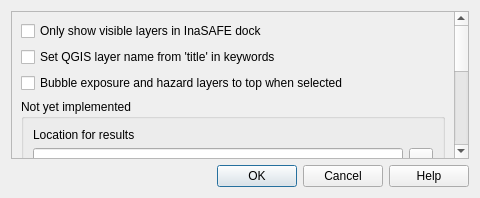
<?xml version="1.0" encoding="UTF-8"?>
<ui version="4.0">
 <class>ISOptionsDialogBase</class>
 <widget class="QDialog" name="ISOptionsDialogBase">
  <property name="geometry">
   <rect>
    <x>0</x>
    <y>0</y>
    <width>480</width>
    <height>198</height>
   </rect>
  </property>
  <property name="windowTitle">
   <string>InaSAFE - Options</string>
  </property>
  <property name="windowIcon">
   <iconset resource="resources.qrc">
    <normaloff>:/plugins/inasafe/icon.png</normaloff>:/plugins/inasafe/icon.png</iconset>
  </property>
  <layout class="QGridLayout" name="gridLayout">
   <item row="2" column="0">
    <widget class="QDialogButtonBox" name="buttonBox">
     <property name="orientation">
      <enum>Qt::Horizontal</enum>
     </property>
     <property name="standardButtons">
      <set>QDialogButtonBox::Cancel|QDialogButtonBox::Help|QDialogButtonBox::Ok</set>
     </property>
    </widget>
   </item>
   <item row="1" column="0">
    <widget class="QScrollArea" name="scrollArea">
     <property name="widgetResizable">
      <bool>true</bool>
     </property>
     <widget class="QWidget" name="scrollAreaWidgetContents">
      <property name="geometry">
       <rect>
        <x>0</x>
        <y>-8</y>
        <width>442</width>
        <height>433</height>
       </rect>
      </property>
      <layout class="QGridLayout" name="gridLayout_2">
       <item row="2" column="0">
        <widget class="QCheckBox" name="cbxSetLayerNameFromTitle">
         <property name="enabled">
          <bool>true</bool>
         </property>
         <property name="text">
          <string>Set QGIS layer name from 'title' in keywords</string>
         </property>
        </widget>
       </item>
       <item row="6" column="0">
        <spacer name="verticalSpacer">
         <property name="orientation">
          <enum>Qt::Vertical</enum>
         </property>
         <property name="sizeHint" stdset="0">
          <size>
           <width>20</width>
           <height>40</height>
          </size>
         </property>
        </spacer>
       </item>
       <item row="1" column="0">
        <widget class="QCheckBox" name="cbxVisibleLayersOnly">
         <property name="text">
          <string>Only show visible layers in InaSAFE dock</string>
         </property>
        </widget>
       </item>
       <item row="5" column="0">
        <widget class="QCheckBox" name="cbxUseThread">
         <property name="text">
          <string>Run analysis in a separate thread (experimental)</string>
         </property>
        </widget>
       </item>
       <item row="4" column="0">
        <widget class="QGroupBox" name="grpNotImplemented">
         <property name="title">
          <string>Not yet implemented</string>
         </property>
         <layout class="QGridLayout" name="gridLayout_3">
          <item row="1" column="0">
           <widget class="QLabel" name="label">
            <property name="enabled">
             <bool>true</bool>
            </property>
            <property name="text">
             <string>Location for results</string>
            </property>
           </widget>
          </item>
          <item row="2" column="0">
           <layout class="QHBoxLayout" name="horizontalLayout_2">
            <item>
             <widget class="QLineEdit" name="lineEdit">
              <property name="enabled">
               <bool>true</bool>
              </property>
             </widget>
            </item>
            <item>
             <widget class="QToolButton" name="toolButton">
              <property name="enabled">
               <bool>true</bool>
              </property>
              <property name="text">
               <string>...</string>
              </property>
             </widget>
            </item>
           </layout>
          </item>
          <item row="3" column="0">
           <widget class="QLabel" name="label_2">
            <property name="enabled">
             <bool>true</bool>
            </property>
            <property name="text">
             <string>Report template</string>
            </property>
           </widget>
          </item>
          <item row="4" column="0">
           <layout class="QHBoxLayout" name="horizontalLayout">
            <item>
             <widget class="QLineEdit" name="lineEdit_2">
              <property name="enabled">
               <bool>true</bool>
              </property>
             </widget>
            </item>
            <item>
             <widget class="QToolButton" name="toolButton_2">
              <property name="enabled">
               <bool>true</bool>
              </property>
              <property name="text">
               <string>...</string>
              </property>
             </widget>
            </item>
           </layout>
          </item>
          <item row="5" column="0">
           <widget class="QLabel" name="label_3">
            <property name="enabled">
             <bool>true</bool>
            </property>
            <property name="text">
             <string>Logo for maps (must be x x y) </string>
            </property>
           </widget>
          </item>
          <item row="6" column="0">
           <layout class="QHBoxLayout" name="horizontalLayout_3">
            <item>
             <widget class="QLineEdit" name="lineEdit_3">
              <property name="enabled">
               <bool>true</bool>
              </property>
             </widget>
            </item>
            <item>
             <widget class="QToolButton" name="toolButton_3">
              <property name="enabled">
               <bool>true</bool>
              </property>
              <property name="text">
               <string>...</string>
              </property>
             </widget>
            </item>
           </layout>
          </item>
          <item row="7" column="0">
           <widget class="QLabel" name="label_4">
            <property name="enabled">
             <bool>true</bool>
            </property>
            <property name="text">
             <string>Organisation name (for maps, reports etc.)</string>
            </property>
           </widget>
          </item>
          <item row="8" column="0">
           <layout class="QHBoxLayout" name="horizontalLayout_4">
            <item>
             <widget class="QLineEdit" name="lineEdit_4">
              <property name="enabled">
               <bool>true</bool>
              </property>
             </widget>
            </item>
            <item>
             <widget class="QToolButton" name="toolButton_4">
              <property name="enabled">
               <bool>true</bool>
              </property>
              <property name="text">
               <string>...</string>
              </property>
             </widget>
            </item>
           </layout>
          </item>
          <item row="9" column="0">
           <layout class="QHBoxLayout" name="horizontalLayout_5">
            <item>
             <widget class="QLabel" name="label_5">
              <property name="enabled">
               <bool>true</bool>
              </property>
              <property name="text">
               <string>DPI (Maps and reports)</string>
              </property>
             </widget>
            </item>
            <item>
             <widget class="QSpinBox" name="spinBox">
              <property name="enabled">
               <bool>true</bool>
              </property>
             </widget>
            </item>
           </layout>
          </item>
         </layout>
        </widget>
       </item>
       <item row="3" column="0">
        <widget class="QCheckBox" name="cbxBubbleLayersUp">
         <property name="enabled">
          <bool>true</bool>
         </property>
         <property name="text">
          <string>Bubble exposure and hazard layers to top when selected</string>
         </property>
        </widget>
       </item>
      </layout>
     </widget>
    </widget>
   </item>
  </layout>
 </widget>
 <tabstops>
  <tabstop>cbxVisibleLayersOnly</tabstop>
  <tabstop>cbxSetLayerNameFromTitle</tabstop>
  <tabstop>lineEdit</tabstop>
  <tabstop>toolButton</tabstop>
  <tabstop>lineEdit_2</tabstop>
  <tabstop>toolButton_2</tabstop>
  <tabstop>lineEdit_3</tabstop>
  <tabstop>toolButton_3</tabstop>
  <tabstop>lineEdit_4</tabstop>
  <tabstop>toolButton_4</tabstop>
  <tabstop>spinBox</tabstop>
  <tabstop>cbxUseThread</tabstop>
  <tabstop>buttonBox</tabstop>
  <tabstop>scrollArea</tabstop>
 </tabstops>
 <resources>
  <include location="resources.qrc"/>
 </resources>
 <connections>
  <connection>
   <sender>buttonBox</sender>
   <signal>accepted()</signal>
   <receiver>ISOptionsDialogBase</receiver>
   <slot>accept()</slot>
   <hints>
    <hint type="sourcelabel">
     <x>427</x>
     <y>501</y>
    </hint>
    <hint type="destinationlabel">
     <x>475</x>
     <y>476</y>
    </hint>
   </hints>
  </connection>
  <connection>
   <sender>buttonBox</sender>
   <signal>rejected()</signal>
   <receiver>ISOptionsDialogBase</receiver>
   <slot>reject()</slot>
   <hints>
    <hint type="sourcelabel">
     <x>355</x>
     <y>499</y>
    </hint>
    <hint type="destinationlabel">
     <x>462</x>
     <y>519</y>
    </hint>
   </hints>
  </connection>
 </connections>
</ui>
